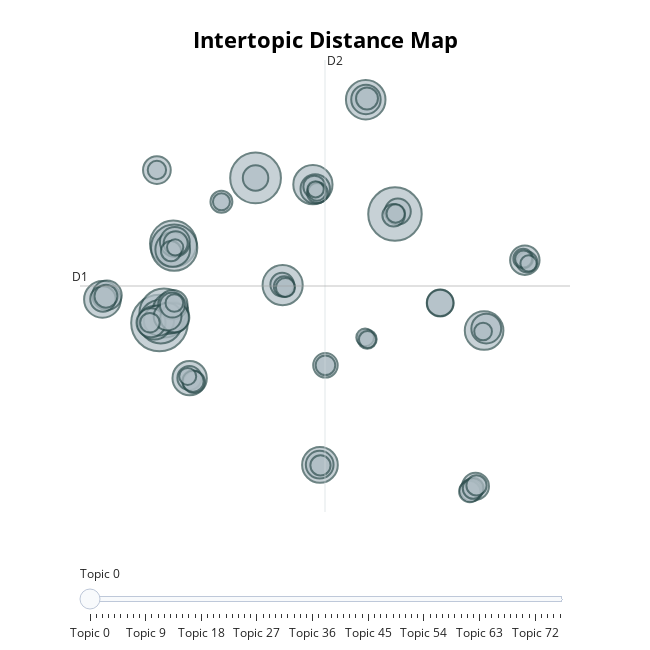

The notebook cell saved with this chart:
### Markdown cell above
Visualize the distance between topics and how they relate to each other.

### Code cell
topic_model.visualize_topics()
